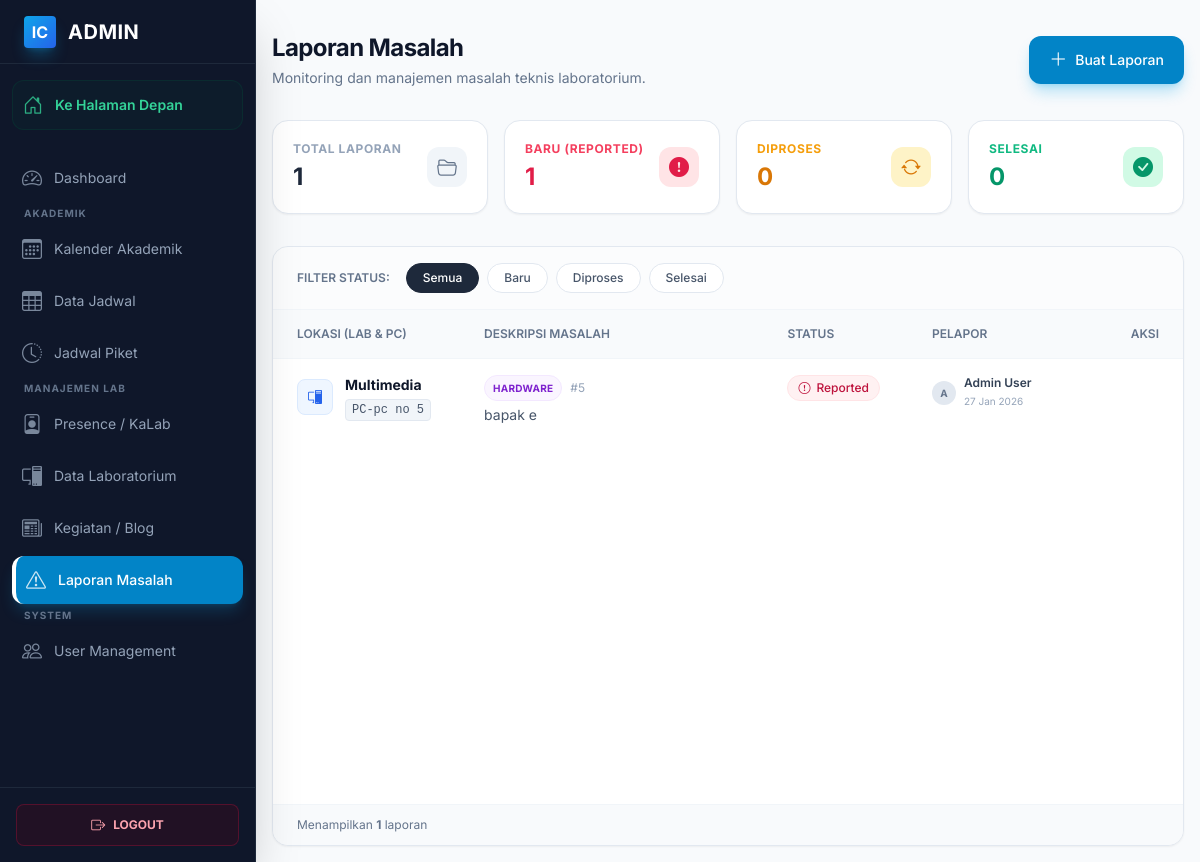
The app's page /public/admin/problems (signed in) with its own data.
### tables this page shows
CREATE TABLE `lab_problems` (
  `id` int(11) NOT NULL,
  `laboratory_id` int(11) NOT NULL,
  `pc_number` varchar(50) DEFAULT NULL,
  `problem_type` enum('hardware','software','network','other') NOT NULL,
  `description` text NOT NULL,
  `reporter_name` varchar(100) DEFAULT NULL,
  `status` enum('reported','in_progress','resolved') DEFAULT 'reported',
  `reported_by` int(11) NOT NULL,
  `assigned_to` int(11) DEFAULT NULL,
  `reported_at` timestamp NOT NULL DEFAULT current_timestamp(),
  `started_at` datetime DEFAULT NULL,
  `completed_at` datetime DEFAULT NULL
);

CREATE TABLE `laboratories` (
  `id` int(11) NOT NULL,
  `lab_name` varchar(100) NOT NULL,
  `image` varchar(255) DEFAULT NULL,
  `description` text DEFAULT NULL,
  `pc_count` int(11) DEFAULT 0,
  `tv_count` int(11) DEFAULT 0,
  `status` enum('active','inactive','maintenance') DEFAULT 'active',
  `location` varchar(100) DEFAULT NULL,
  `building` varchar(100) DEFAULT NULL,
  `floor` varchar(50) DEFAULT NULL,
  `room_number` varchar(50) DEFAULT NULL,
  `capacity` int(11) DEFAULT 0
);

CREATE TABLE `users` (
  `id` int(11) NOT NULL,
  `name` varchar(100) NOT NULL,
  `email` varchar(100) NOT NULL,
  `phone` varchar(20) DEFAULT NULL,
  `password` varchar(255) NOT NULL,
  `role_id` int(11) NOT NULL,
  `status` enum('active','inactive') DEFAULT 'active',
  `image` varchar(255) DEFAULT NULL,
  `created_at` timestamp NOT NULL DEFAULT current_timestamp()
);

### app/views/admin/problems/list.php (the view, shortened to what the rows shown need)
<?php include APP_PATH . '/views/layouts/header.php'; ?>
<div class="antialiased bg-slate-50 min-h-screen">
    <main class="p-4 sm:ml-64 pt-8 transition-all duration-300">
        <div class="max-w-7xl mx-auto">
            <div class="flex flex-col sm:flex-row justify-between items-start sm:items-center mb-8 gap-4">
                <div>
                    <h1 class="text-2xl font-bold tracking-tight text-slate-900">Laporan Masalah</h1>
                </div>
            </div>
            <div
                class="bg-white border border-slate-200 rounded-2xl shadow-sm overflow-hidden flex flex-col min-h-[600px]">
                <div class="overflow-x-auto w-full">
                    <table class="w-full text-sm text-left text-slate-600">
                        <thead class="text-xs text-slate-500 uppercase bg-slate-50 border-b border-slate-100">
                            <tr>
                                <th scope="col" class="px-6 py-4 font-semibold">Lokasi (Lab & PC)</th>
                                <th scope="col" class="px-6 py-4 font-semibold w-1/3">Deskripsi Masalah</th>
                                <th scope="col" class="px-6 py-4 font-semibold">Status</th>
                                <th scope="col" class="px-6 py-4 font-semibold">Pelapor</th>
                                <th scope="col" class="px-6 py-4 font-semibold text-right">Aksi</th>
                            </tr>
                        </thead>
                        <tbody class="divide-y divide-slate-100">
                            <?php if (!empty($problems)): ?>
                            <?php foreach ($problems as $problem): ?>
                            <tr class="group hover:bg-slate-50/80 transition-colors duration-200">
                                <td class="px-6 py-4 align-top">
                                    <div class="flex items-start gap-3">
                                        <div
                                            class="w-9 h-9 rounded-lg bg-blue-50 text-blue-600 flex items-center justify-center shrink-0 border border-blue-100 mt-1">
                                            <i class="bi bi-pc-display"></i>
                                        </div>
                                        <div>
                                            <div class="font-bold text-slate-900"><?= e($problem['lab_name']) ?></div>
                                            <div
                                                class="inline-flex items-center gap-1 mt-1 text-xs font-mono bg-slate-100 px-1.5 py-0.5 rounded text-slate-600 border border-slate-200">
                                                PC-<?= e($problem['pc_number']) ?>
                                            </div>
                                        </div>
                                    </div>
                                </td>
                                <td class="px-6 py-4 align-top">
                                    <div class="flex flex-col gap-1">
                                        <div class="flex items-center gap-2">
                                            <span
                                                class="text-[10px] font-bold uppercase tracking-wide px-2 py-0.5 rounded-full border
                                                        <?= strtolower($problem['problem_type']) == 'hardware' ? 'bg-purple-50 text-purple-700 border-purple-100' : 'bg-cyan-50 text-cyan-700 border-cyan-100' ?>">
                                                <?= strtoupper($problem['problem_type']) ?>
                                            </span>
                                            <span class="text-xs text-slate-400">#<?= $problem['id'] ?></span>
                                        </div>
                                        <p class="text-slate-600 line-clamp-2 leading-relaxed text-xs sm:text-sm">
                                            <?= e($problem['description']) ?>
                                        </p>
                                    </div>
                                </td>
                                <td class="px-6 py-4 align-top">
                                    <?php
                                            $status = strtolower($problem['status']);
                                            $badgeClass = match ($status) {
                                                'reported' => 'bg-rose-50 text-rose-700 border-rose-100',
                                                'in_progress' => 'bg-amber-50 text-amber-700 border-amber-100',
                                                'resolved' => 'bg-emerald-50 text-emerald-700 border-emerald-100',
                                                default => 'bg-slate-50 text-slate-700 border-slate-100'
                                            };
                                            $icon = match ($status) {
                                                'reported' => 'bi-exclamation-circle',
                                                'in_progress' => 'bi-hourglass-split',
                                                'resolved' => 'bi-check-circle',
                                                default => 'bi-circle'
                                            };
                                            ?>
                                    <span
                                        class="inline-flex items-center gap-1.5 px-2.5 py-1 rounded-full text-xs font-medium border <?= $badgeClass ?>">
                                        <i class="bi <?= $icon ?>"></i>
                                        <?= ucfirst(str_replace('_', ' ', $status)) ?>
                                    </span>
                                </td>
                                <td class="px-6 py-4 align-top">
                                    <div class="flex items-center gap-2">
                                        <div
                                            class="w-6 h-6 rounded-full bg-slate-200 flex items-center justify-center text-[10px] font-bold text-slate-500">
                                            <?= strtoupper(substr($problem['reporter_name'], 0, 1)) ?>
                                        </div>
                                        <div class="flex flex-col">
                                            <span
                                                class="text-xs font-semibold text-slate-700"><?= e($problem['reporter_name']) ?></span>
                                            <span
                                                class="text-[10px] text-slate-400"><?= date('d M Y', strtotime($problem['reported_at'])) ?></span>
                                        </div>
                                    </div>
                                </td>
                                <td class="px-6 py-4 text-right align-middle">
                                </td>
                            </tr>
                            <?php endforeach; ?>
                            <?php endif; ?>
                        </tbody>
                    </table>
                </div>
            </div>
        </div>
    </main>
</div>
<?php include APP_PATH . '/views/admin/layouts/footer.php'; ?>

### records on screen
lab_problems: laboratory.lab_name "Multimedia", pc_number "pc no 5", problem_type "HARDWARE", id "5", description "bapak e", status "Reported", reported_by.name "A", reported_by.name "Admin User", reported_at "27 Jan 2026"

### other values on screen
$statistics['total'] "1"
$statistics['reported'] "1"
$statistics['in_progress'] "0"
$statistics['resolved'] "0"
count($problems) "1"
